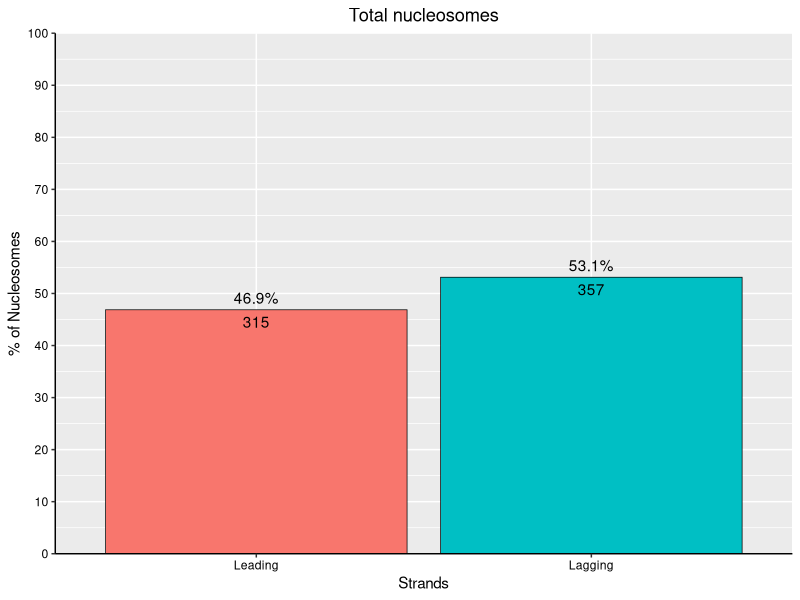
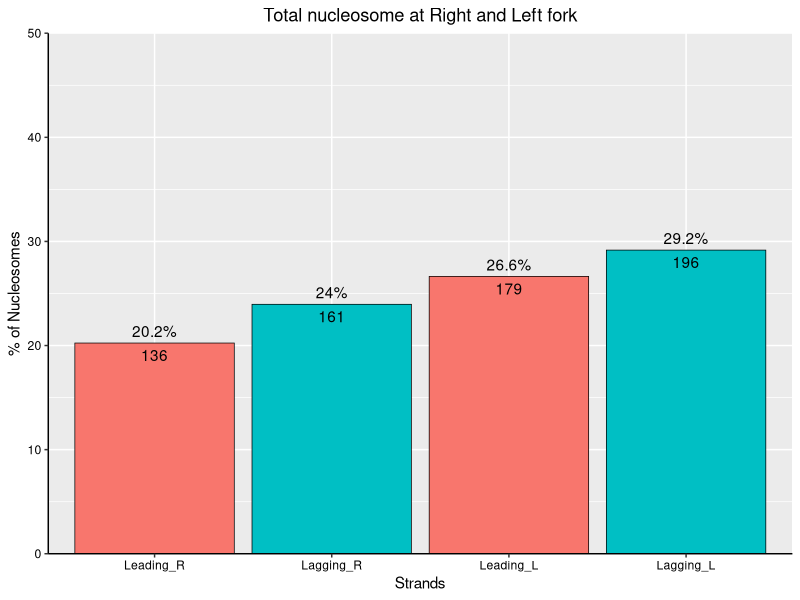
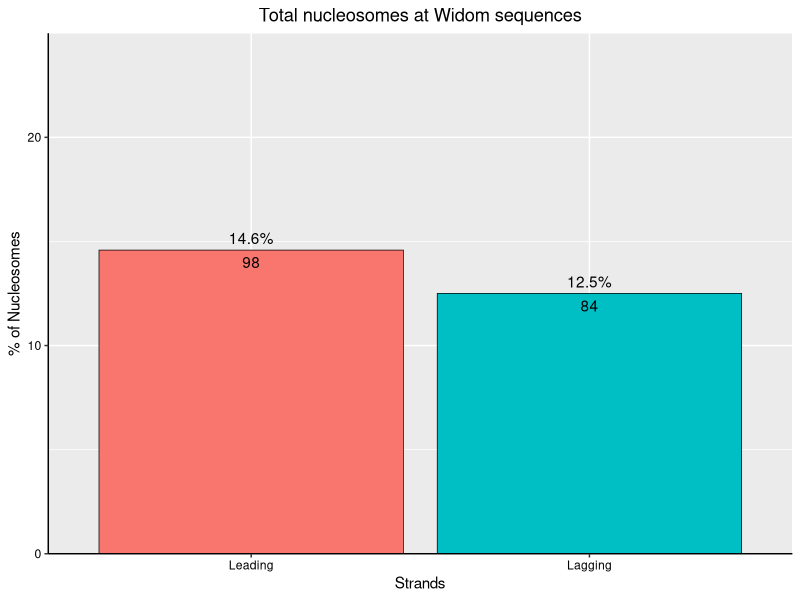
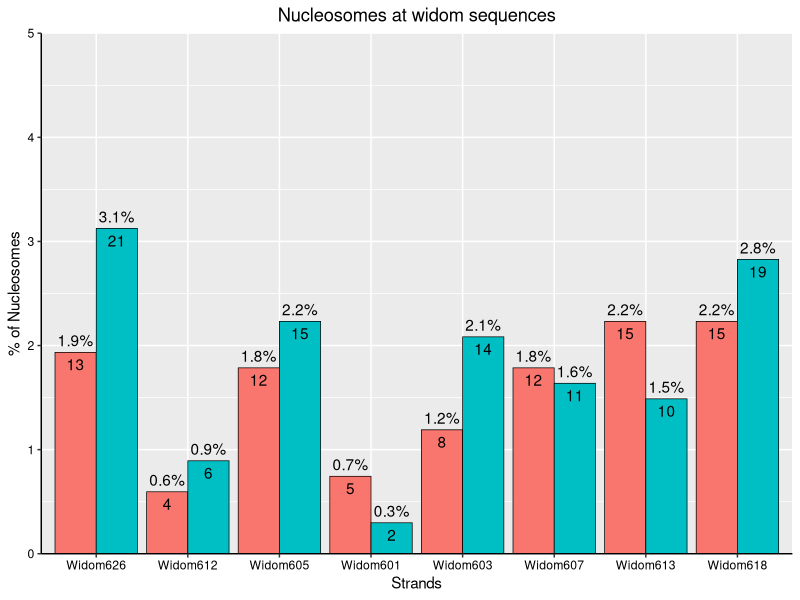

Generate these figures, in order, with R:
## ---- chunk 1
library(tidyverse)
library(readr)
## ---- chunk 2
BC01_Nucleosomes <- read_delim("Nucleosome_original.csv")
head(BC01_Nucleosomes)
## ---- chunk 3
T_n <- BC01_Nucleosomes %>%
  nrow()
T_n
## ---- chunk 4
unique(BC01_Nucleosomes$Mapping_y)
unique(BC01_Nucleosomes$StrandStatus)
## ---- chunk 5
T_n_Leading <- BC01_Nucleosomes %>% 
  filter(StrandStatus == "Lead") %>%
  nrow()
T_n_Leading
## ---- chunk 6
T_n_lagging <- BC01_Nucleosomes %>%
  filter(StrandStatus == "Lag") %>% 
  nrow()
T_n_lagging 

## ---- chunk 7
T_n_Leadlag <-BC01_Nucleosomes %>% 
  count(StrandStatus) %>% 
  mutate(percentage = n/T_n * 100) %>% 
  mutate(StrandStatus = factor(StrandStatus, levels = c("Lead", "Lag"))) %>% 
  complete(StrandStatus, fill = list(n = 0, percentage = 0 ))
T_n_Leadlag
## ---- chunk 8
ggplot(T_n_Leadlag, aes(x = StrandStatus, y= percentage, fill = StrandStatus)) +
  geom_bar(
    stat = "identity", 
    color = "black",
    size = 0.25) +
  scale_y_continuous(
    breaks = seq(0, 100, by =10), 
    limits = c(0, 100), 
    expand = c(0,0)) +
  geom_text(
    aes(label = paste0(round(percentage, 1), "%")),
            vjust = -0.5) +
  geom_text(
    aes(label = n),
    vjust = 1.5) +
  labs(
    y= "% of Nucleosomes", 
    x = "Strands") +
  scale_x_discrete(
    labels = c("Leading", "Lagging")) +
  theme(
    legend.position = "none",
    axis.line = element_line(color = "black", size = 0.5),
    axis.text.x = element_text(color = "black"),
    axis.text.y = element_text(color = "black"),
    plot.title = element_text(hjust = 0.5)) +
  ggtitle("Total nucleosomes")
## ---- chunk 9
unique(BC01_Nucleosomes$StrandDirection)
## ---- chunk 10
Fork_nucleosomes <- BC01_Nucleosomes %>% 
  count(StrandStatus, StrandDirection) %>% 
  mutate(percentage = n/T_n * 100) %>% 
  mutate(StrandDirection = factor(StrandDirection, levels = c("fwdLead", "revLag", "revLead", "fwdLag"))) %>% 
  complete(StrandStatus, fill = list(n = 0, percentage = 0))
Fork_nucleosomes
## ---- chunk 11
ggplot(Fork_nucleosomes, aes(x = StrandDirection, y = percentage, fill = rev(StrandStatus))) +
  geom_col(
    stat = "identity",
     color = "black",
    size = 0.25) +
  scale_y_continuous(
    breaks = seq(0, 500, by =10), 
    limits = c(0, 50), 
    expand = c(0,0)) +
  geom_text(
    aes(label = paste0(round(percentage, 1), "%")),
            vjust = -0.5) +
  geom_text(
    aes(label = n),
    vjust = 1.5) +
  labs(
    y= "% of Nucleosomes", 
    x = "Strands") +
  scale_x_discrete(
    labels = c("Leading_R", "Lagging_R", "Leading_L", "Lagging_L")) +
  theme(
    legend.position = "none",
    axis.line = element_line(color = "black", size = 0.5),
    axis.text.x = element_text(color = "black"),
    axis.text.y = element_text(color = "black"),
    plot.title = element_text(hjust = 0.5)) +
  ggtitle("Total nucleosome at Right and Left fork")
## ---- chunk 12
unique(BC01_Nucleosomes$`Region of Interest`)
## ---- chunk 13
Widoms <- BC01_Nucleosomes %>% 
  filter(`Region of Interest` !="Others") %>% 
  count(StrandStatus) %>% 
  mutate(percentage = n/T_n *100) %>% 
  mutate(StrandStatus = factor(StrandStatus, levels = c("Lead", "Lag"))) %>% 
  complete(StrandStatus, fill = list(n = 0, percentage = 0))

Widoms

## ---- chunk 14
ggplot(Widoms, aes(x = StrandStatus, y= percentage, fill = StrandStatus)) +
  geom_bar(
    stat = "identity", 
    color = "black",
    size = 0.25) +
  scale_y_continuous(
    breaks = seq(0, 30, by =10), 
    limits = c(0, 25), 
    expand = c(0,0)) +
  geom_text(
    aes(label = paste0(round(percentage, 1), "%")),
            vjust = -0.5) +
  geom_text(
    aes(label = n),
    vjust = 1.5) +
  labs(
    y= "% of Nucleosomes", 
    x = "Strands") +
  scale_x_discrete(
    labels = c("Leading", "Lagging")) +
  theme(
    legend.position = "none",
    axis.line = element_line(color = "black", size = 0.5),
    axis.text.x = element_text(color = "black"),
    axis.text.y = element_text(color = "black"),
    plot.title = element_text(hjust = 0.5)) +
  ggtitle("Total nucleosomes at Widom sequences")
## ---- chunk 15
Widoms_unique <- BC01_Nucleosomes %>% 
  filter(`Region of Interest` !="Others") %>% 
  count(StrandStatus, `Region of Interest`) %>% 
  mutate(percentage = n/T_n *100) %>% 
  mutate(`Region of Interest` = factor(`Region of Interest`, levels = c("Widom626", "Widom612", "Widom605", "Widom601", "Widom603", "Widom607", "Widom613", "Widom618"))) %>% 
  complete(StrandStatus, `Region of Interest`, fill = list(n = 0, percentage = 0))

Widoms_unique
## ---- chunk 16
ggplot(Widoms_unique, aes(x = `Region of Interest`, y = percentage, fill = StrandStatus)) +
  geom_col(
    stat = "identity",
     color = "black",
    size = 0.25,
    position = "dodge") +
  scale_y_continuous(
    breaks = seq(0, 5, by =1), 
    limits = c(0, 5), 
    expand = c(0,0)) +
  geom_text(
    aes(label = paste0(round(percentage, 1), "%")),
            vjust = -0.5,
            position = position_dodge(width = 0.9)) +
   geom_text(
    aes(label = n),
    vjust = 1.5,
    position = position_dodge(width = 0.9)) +
  labs(
    y= "% of Nucleosomes", 
    x = "Strands") +
  #scale_x_discrete(
   # labels = c("Leading_R", "Lagging_R", "Leading_L", "Lagging_L")) +
  theme(
    legend.position = "none",
    axis.line = element_line(color = "black", size = 0.5),
    axis.text.x = element_text(color = "black"),
    axis.text.y = element_text(color = "black"),
    plot.title = element_text(hjust = 0.5)) +
  ggtitle("Nucleosomes at widom sequences")
